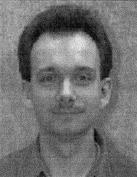
#> input picture src/02.jpg, 137 x 177 px
$ python ellipse.py
#> lines starting #> are read from the running program, lines starting #| are printed output that depends on the picture; after the words box and inside, x2 and y2 are one past the last pixel; in counts of white or black regions, pixels touching at a corner belong together
import cv2
import numpy as np

image = cv2.imread('../src/02.jpg')
#> image is the input picture: shape (177, 137, 3); min 0, max 235, mean 112.7

# create a mask image of the same shape as input image, filled with 0s (black color)
mask = np.zeros_like(image)
rows, cols,_ = mask.shape
#> rows = 177; cols = 137

# create a white filled ellipse
mask=cv2.ellipse(mask, center=(rows/2, cols/2), axes=(50,100), angle=0, startAngle=0, endAngle=360, color=(255,255,255), thickness=-1)

# Bitwise AND operation to black out regions outside the mask
result = np.bitwise_and(image, mask)
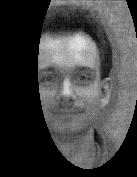
#> result: shape (177, 137, 3); min 0, max 235, mean 66

# Convert from BGR to RGB for displaying correctly in matplotlib
# Note that you needn't do this for displaying using OpenCV's imshow()
image_rgb = cv2.cvtColor(image, cv2.COLOR_BGR2RGB)
mask_rgb = cv2.cvtColor(mask, cv2.COLOR_BGR2RGB)
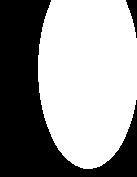
#> mask_rgb: shape (177, 137, 3); 58.7% white; 2 black regions, box (x1, y1, x2, y2) and area: (0, 0, 137, 177) 9827, (126, 0, 137, 38) 193
result_rgb = cv2.cvtColor(result, cv2.COLOR_BGR2RGB)

# Plotting the results
cv2.imshow("Result", np.hstack([image_rgb, mask_rgb, result_rgb]))
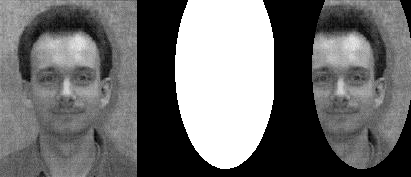
#> window 'Result': shape (177, 411, 3); min 0, max 255, mean 109.5
cv2.waitKey(0)
cv2.destroyAllWindows()

$ run again, with src/9Hdst.jpg copied over src/02.jpg
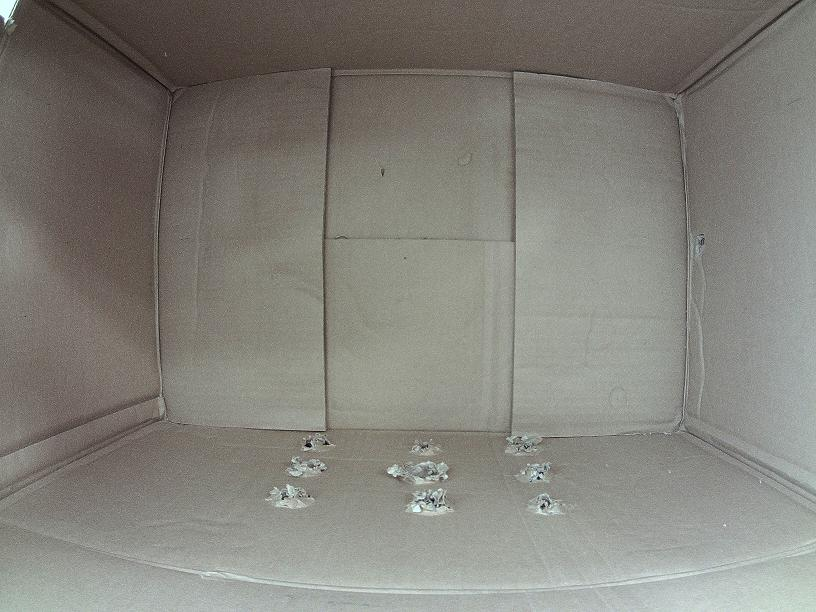
#> input picture src/9Hdst.jpg, 816 x 612 px
#> image is the input picture: shape (612, 816, 3); mean B, G, R 122.4, 129.1, 130.8
#> `mask_rgb = cv2.cvtColor(mask, cv2.COLOR_BGR2RGB)`:
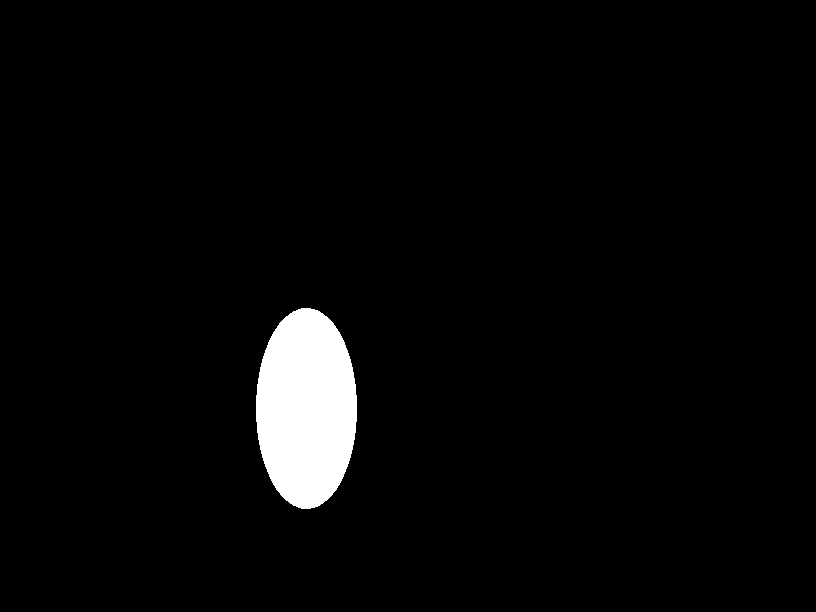
#> mask_rgb: shape (612, 816, 3); 3.2% white; 1 white region, box (x1, y1, x2, y2) and area: (256, 308, 357, 509) 15941
#> `cv2.imshow("Result", np.hstack([image_rgb, mask_rgb, result_rgb]))`:
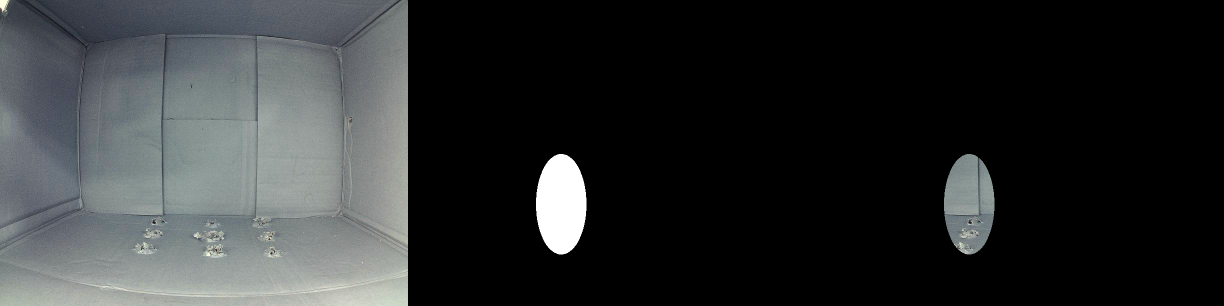
#> window 'Result': shape (612, 2448, 3) (shown at 1/2 size); mean B, G, R 47.8, 47.2, 44.9

$ run again, with src/eu4.jpg copied over src/02.jpg
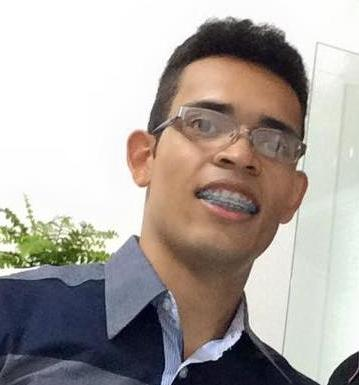
#> input picture src/eu4.jpg, 359 x 385 px
#> image is the input picture: shape (385, 359, 3); mean B, G, R 161.2, 165.8, 172.8
#> `mask_rgb = cv2.cvtColor(mask, cv2.COLOR_BGR2RGB)`:
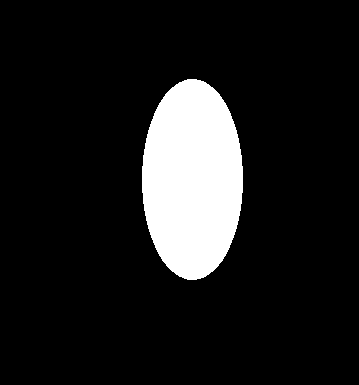
#> mask_rgb: shape (385, 359, 3); 11.5% white; 1 white region, box (x1, y1, x2, y2) and area: (142, 79, 243, 280) 15941
#> `cv2.imshow("Result", np.hstack([image_rgb, mask_rgb, result_rgb]))`:
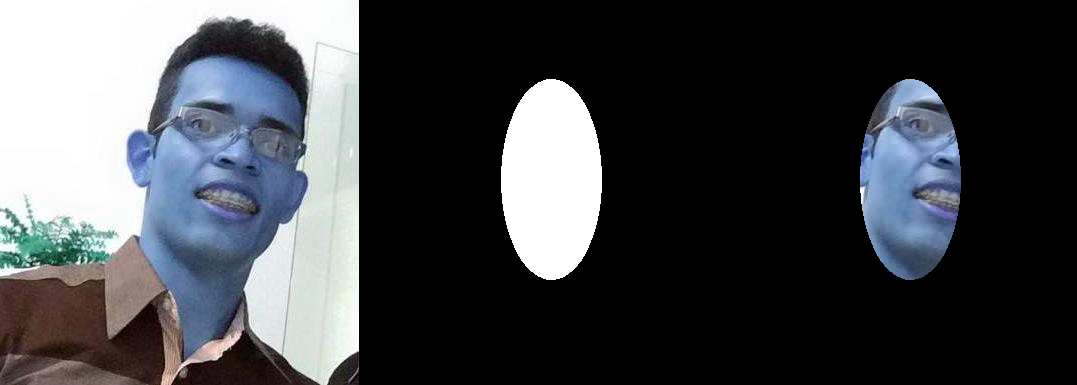
#> window 'Result': shape (385, 1077, 3); mean B, G, R 73.8, 70, 67.7
